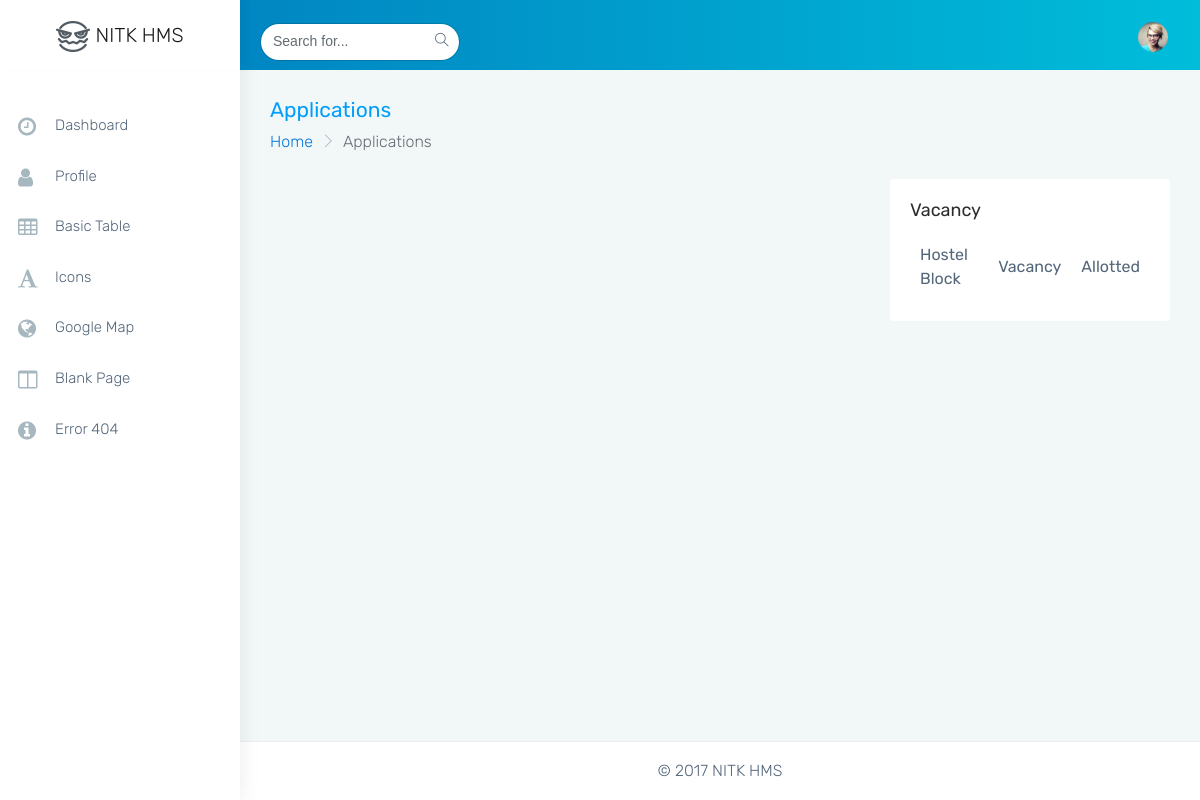
The app's page /hms/applications/, older data.
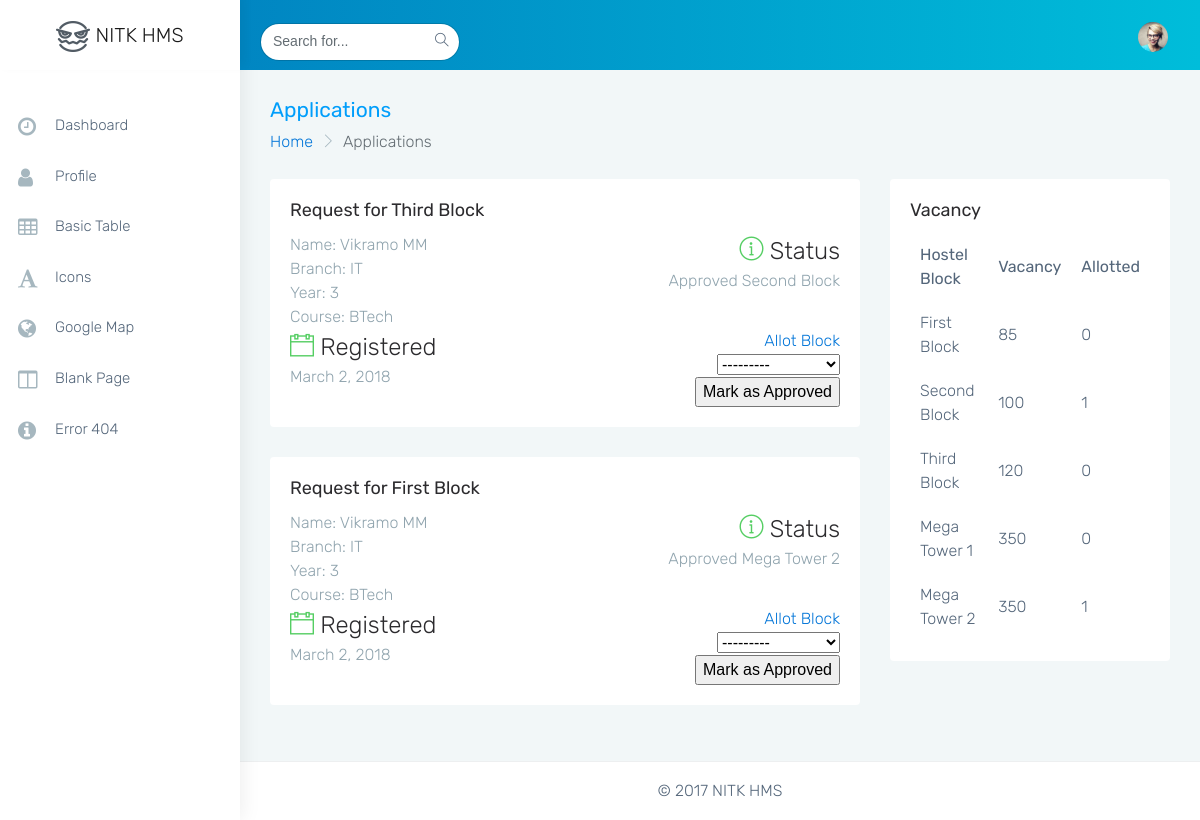
The same page, newer data.
### HMSApp/models.py (models this page shows, shortened)
class RoomAllotment(models.Model):
	student = models.ForeignKey(Student, on_delete=models.CASCADE)
	preferred_block = models.ForeignKey(HostelBlock, on_delete=models.CASCADE, related_name='preference')
	allotted_block = models.ForeignKey(HostelBlock, on_delete=models.CASCADE, related_name='allotted', null=True)
	status = models.CharField(max_length=50)
	date = models.DateTimeField(auto_now_add=True, null=True)

class HostelBlock(models.Model):
	block_name = models.CharField(max_length=50)
	occupancy = models.IntegerField()
	total_rooms = models.IntegerField()
	allotted_rooms = models.IntegerField()
	def __str__(self):
		return self.block_name

class Student(models.Model):
	user = models.OneToOneField(User, models.CASCADE)
	reg_no = models.CharField(max_length=10, blank=True)
	branch = models.CharField(max_length=20,blank=True)
	first_name = models.CharField(max_length=50,blank=True)
	last_name = models.CharField(max_length=50,blank=True)
	course = models.CharField(max_length=10,blank=True)
	year = models.IntegerField(blank=True, null=True)

### HMSApp/views.py (the view)
# urls.py: url(r'^applications/(?P<req_id>\d+)/$$', views.AllApplicationsView.as_view(), name='all_applications'),
class AllApplicationsView(View):
	def get(self, request):
		form = RoomAllotmentFormAdmin
		all_applications = RoomAllotment.objects.all()
		hostel_blocks = HostelBlock.objects.all()
		return render(request, 'HMSApp/all_applications.html', {'form':form, 'applications':all_applications, 'hostel_blocks':hostel_blocks})
	def post(self, request, **kwargs):
		obj = RoomAllotment.objects.get(pk=int(kwargs['req_id']))
		form = RoomAllotmentFormAdmin(request.POST,instance=obj)
		appl = form.save(commit=False)
		appl.status = "Approved"
		appl.allotted_block.allotted_rooms +=1
		appl.allotted_block.save()
		appl.save()
		all_applications = RoomAllotment.objects.all()
		return redirect("/hms/applications/")

### HMSApp/templates/HMSApp/all_applications.html (shortened to what this page needs)
{% extends 'HMSApp/index.html' %}
{% block dashboard %}
	<div class="row page-titles">
	    <div class="col-md-6 col-8 align-self-center">
	        <h3 class="text-themecolor m-b-0 m-t-0">Applications</h3>
	        <ol class="breadcrumb">
	            <li class="breadcrumb-item"><a href="javascript:void(0)">Home</a></li>
	            <li class="breadcrumb-item active">Applications</li>
	        </ol>
	    </div>
	</div>
	<div class="row">
                    <div class="col-sm-8">
                    {% for req in applications %}
                     <div class="row">
                      <div class="col-sm">
                      <a href='#'>
                        <div class="card" >
                            <div class="card-block">
                                <h4 class="card-title">Request for {{ req.preferred_block }}</h4>
                                <div>
                                <div class="text-left" style="display: inline-block;">
                                    <span class="text-muted">Name: {{req.student.first_name}}</span>
                                    <span class="text-muted">{{req.student.last_name}}</span>
                                    <br>
                                    <span class="text-muted">Branch: {{req.student.branch}}</span>
                                    <br>
                                    <span class="text-muted">Year: {{req.student.year}}</span>
                                    <br>
                                    <span class="text-muted">Course: {{req.student.course}}</span>
                                </div>
                                <div class="text-right" style='display: inline-block; float: right'>
                                    <h2 class="font-light m-b-0"><i class="ti-info-alt text-success"></i> Status</h2>
                                    <span class="text-muted">{{req.status}} {{req.allotted_block}}</span>
                                </div>
                                </div>
                                <div>
                                 <div class="text-left" style='display: inline-block'>
                                    <h2 class="font-light m-b-0"><i class="ti-calendar text-success"></i> Registered</h2>
                                    <span class="text-muted">{{req.date.date}}</span>
                                </div>
                                <div class="text-right" style='display: inline-block; float: right'>
                                   <form method="POST" action="/hms/applications/{{ req.pk }}/">
                                    <div class='text-right'>
                                        Allot Block<br>
                                        {{ form.allotted_block }}<br>
                                        <input type='submit' value="Mark as Approved">
                                    </div>
                                </form>
                                </div>
                            </div>
                        </div>
                        </div>
                      </a>
                     </div>
                     </div>
                     {% endfor %}
                    </div>
                    <div class="col-sm-4">
                        <div class="card">
                            <div class="card-block">
                                <h4 class="card-title">Vacancy</h4>
                                <table cellpadding="10px">
                                    <thead><tr><th>Hostel Block</th><th>Vacancy</th><th>Allotted</th></tr></thead>
                                    <tbody>
                                        {% for hostel in hostel_blocks %}
                                        <tr>
                                        <td>{{ hostel.block_name }}</td>
                                        <td>{{ hostel.total_rooms }}
                                        <td>{{ hostel.allotted_rooms }}
                                        </tr>
                                        {% endfor %}
                                    </tbody>
                                </table>
                            </div>
                        </div>
                    </div>
                </div>
{% endblock %}

### HMSApp/templates/HMSApp/index.html (shortened to what this page needs)
{% extends 'HMSApp/base.html' %}
{% load static %}
{% block content %}
<head>
    <link href="{% static 'HMSApp/' %}assets/plugins/bootstrap/css/bootstrap.min.css" rel="stylesheet">
    <link href="{% static 'HMSApp/' %}css/style.css" rel="stylesheet">
    <link href="{% static 'HMSApp/' %}css/colors/blue.css" id="theme" rel="stylesheet">
</head>
<body class="fix-header fix-sidebar card-no-border">
    <div id="main-wrapper">
        <header class="topbar">
            <nav class="navbar top-navbar navbar-toggleable-sm navbar-light">
                <div class="navbar-header">
                    <a class="navbar-brand" href="/hms">
                        <b>
                            <img src="{% static 'HMSApp/'%}assets/images/logo-icon.png" alt="homepage" class="dark-logo" />
                        </b>
                        <span>
                           NITK HMS
                        </span>
                    </a>
                </div>
                <div class="navbar-collapse">
                    <ul class="navbar-nav mr-auto mt-md-0 ">
                        <li class="nav-item hidden-sm-down">
                            <form class="app-search p-l-20">
                                <input type="text" class="form-control" placeholder="Search for..."> <a class="srh-btn"><i class="ti-search"></i></a>
                            </form>
                        </li>
                    </ul>
                    <ul class="navbar-nav my-lg-0">
                        <li class="nav-item dropdown">
                            <a class="nav-link dropdown-toggle text-muted waves-effect waves-dark" href="" data-toggle="dropdown" aria-haspopup="true" aria-expanded="false"><img src="{% static 'HMSApp/'%}assets/images/users/1.jpg" alt="user" class="profile-pic m-r-5" />{{ request.user.username }}</a>
                        </li>
                    </ul>
                </div>
            </nav>
        </header>
        <aside class="left-sidebar">
            <div class="scroll-sidebar">
                <nav class="sidebar-nav">
                    <ul id="sidebarnav">
                        <li>
                            <a href="/hms" class="waves-effect"><i class="fa fa-clock-o m-r-10" aria-hidden="true"></i>Dashboard</a>
                        </li>
                        <li>
                            <a href="/hms/profile" class="waves-effect"><i class="fa fa-user m-r-10" aria-hidden="true"></i>Profile</a>
                        </li>
                        <li>
                            <a href="table-basic.html" class="waves-effect"><i class="fa fa-table m-r-10" aria-hidden="true"></i>Basic Table</a>
                        </li>
                        <li>
                            <a href="icon-fontawesome.html" class="waves-effect"><i class="fa fa-font m-r-10" aria-hidden="true"></i>Icons</a>
                        </li>
                        <li>
                            <a href="map-google.html" class="waves-effect"><i class="fa fa-globe m-r-10" aria-hidden="true"></i>Google Map</a>
                        </li>
                        <li>
                            <a href="pages-blank.html" class="waves-effect"><i class="fa fa-columns m-r-10" aria-hidden="true"></i>Blank Page</a>
                        </li>
                        <li>
                            <a href="pages-error-404.html" class="waves-effect"><i class="fa fa-info-circle m-r-10" aria-hidden="true"></i>Error 404</a>
                        </li>
                    </ul>
                </nav>
            </div>
        </aside>
        <div class="page-wrapper">
            <div class="container-fluid">
                {% block dashboard %}
                                {% endblock %}
            </div>
            <footer class="footer text-center">
                © 2017 NITK HMS
            </footer>
        </div>
    </div>
</body>
{% endblock %}

### HMSApp/templates/HMSApp/base.html (shortened to what this page needs)
{% load staticfiles %}
<!DOCTYPE html>
<html>
<head>
	<link rel="stylesheet" href="https://maxcdn.bootstrapcdn.com/bootstrap/4.0.0-beta.2/css/bootstrap.min.css">
	 <link href="https://maxcdn.bootstrapcdn.com/font-awesome/4.7.0/css/font-awesome.min.css" rel="stylesheet">
</head>
{% block content %}
    {% endblock %}
</html>

### HMSApp/static/HMSApp/css/colors/blue.css (style rules this page uses)
.topbar { background: #009efb; background: -moz-linear-gradient(left, #0178bc 0%, #00bdda 100%); background: -webkit-linear-gradient(left, #0178bc 0%, #00bdda 100%); background: linear-gradient(to right, #0178bc 0%, #00bdda 100%); }
.topbar .navbar-header { background: #ffffff; box-shadow: 4px -4px 10px rgba(0, 0, 0, 0.05); }
.topbar .navbar-light .navbar-nav .nav-item > a.nav-link { color: rgba(255, 255, 255, 0.8) !important; }
.text-themecolor { color: #009efb !important; }
.sidebar-nav { background: #fff; }
.sidebar-nav ul li a { color: #54667a; }
.sidebar-nav > ul > li > a { border-left: 3px solid #fff; }
.sidebar-nav > ul > li > a i { color: #a6b7bf; }

Row changes from the older to the newer data that the page shows:
added RoomAllotment: preferred_block "Third Block", student.first_name "Vikramo", student.last_name "MM", student.branch "IT", student.year "3", student.course "BTech", status "Approved", allotted_block "Second Block", date "March 2, 2018"
added RoomAllotment: preferred_block "First Block", student.first_name "Vikramo", student.last_name "MM", student.branch "IT", student.year "3", student.course "BTech", status "Approved", allotted_block "Mega Tower 2", date "March 2, 2018"
added HostelBlock: block_name "First Block", total_rooms "85", allotted_rooms "0"
added HostelBlock: block_name "Second Block", total_rooms "100", allotted_rooms "1"
added HostelBlock: block_name "Third Block", total_rooms "120", allotted_rooms "0"
added HostelBlock: block_name "Mega Tower 1", total_rooms "350", allotted_rooms "0"
added HostelBlock: block_name "Mega Tower 2", total_rooms "350", allotted_rooms "1"
